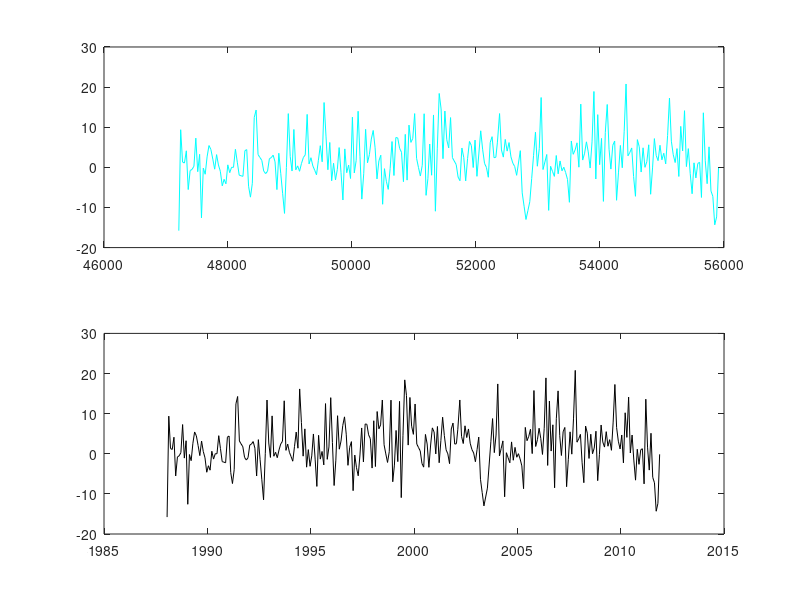

The MATLAB script that drew this image:
%Converter between Modified Julian Day and Gregorian dates
%CHECK HERE http://pdc.ro.nu/mjd.cgi
clear all; close all;

[JulD, North]=textread('7080y288.txt', '%f %f', 288);

subplot(2,1,1)
plot(JulD, North, 'c')
hold on

L = JulD + 2400001 + 68569;
N = 4 * L / 146097;
L = L - (146097 * N + 3) / 4;
YEAR = 4000 * (L + 1) / 1461001;
L = L - 1461 * YEAR / 4 + 31;
MONTH = 80 * L / 2447;
DAY = L - 2447 * MONTH / 80;
L = MONTH / 11;
MONTH = MONTH + 2 - 12 * L;
YEAR = 100 * (N - 49) + YEAR + L;

subplot(2,1,2)
plot(YEAR, North, '-k')
hold on

fid=fopen('out7080y288.txt','w');
fprintf(fid, '%f %f \n', [YEAR North]');
fclose(fid);